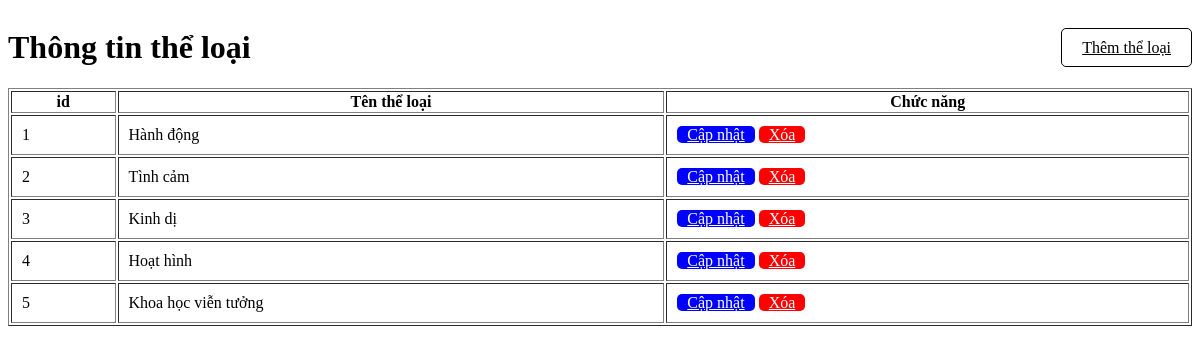
/PHP/theloai.php, run on the app's committed database.
### tables this page shows
CREATE TABLE IF NOT EXISTS the_loai(
    id INT PRIMARY KEY AUTO_INCREMENT,
    ten_the_loai VARCHAR(50)
);

### PHP/theloai.php (the view, shortened to what this page needs)
<!DOCTYPE html>
<html lang="en">
<head>
</head>
<body>
    <div class="control">
        <h1>Thông tin thể loại</h1>
        <div>
            <a class="them" href="index.php?page_layout=themtheloai">Thêm thể loại</a>
        </div>
    </div>
    <table border=1>
        <tr>
            <th>id</th>
            <th>Tên thể loại</th>
            <th>Chức năng</th>
        </tr>
        <?php
            include("connect.php");
            $sql = "SELECT *FROM `the_loai`";
            $result = mysqli_query($conn, $sql);
            while($row = mysqli_fetch_array($result)){
        ?>
        <tr>
            <td><?php echo $row["id"] ?></td>
            <td><?php echo $row["ten_the_loai"] ?></td>
            <td class="chuc-nang">
                <a class="capnhat" href="index.php?page_layout=capnhattheloai&id=<?php echo $row["id"]?>&tenTheLoai">Cập nhật</a>
                <a class="xoa" href="xoatheloai.php?id=<?php echo $row["id"] ?>">Xóa</a>
            </td>
        </tr>
        <?php }?>
    </table>
</body>
</html>

### PHP/theloai.php (style rules this page uses)
table { width: 100%; }
.xoa { padding: 0 10px; background-color: red; color: white; border-radius: 5px; }
.capnhat { background-color: blue; padding: 0px 10px; color: white; border-radius: 5px; }
.them { background-color: white; border: 1px solid black; padding: 10px 20px; color: black; border-radius: 5px; }
td { padding: 10px; }
.control { display: flex; align-items: center; justify-content: space-between; }

### data on the page
the_loai: id "1", ten_the_loai "Hành động"
the_loai: id "2", ten_the_loai "Tình cảm"
the_loai: id "3", ten_the_loai "Kinh dị"
the_loai: id "4", ten_the_loai "Hoạt hình"
the_loai: id "5", ten_the_loai "Khoa học viễn tưởng"
